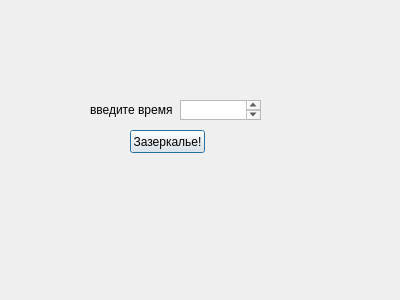
<?xml version="1.0" encoding="UTF-8"?>
<ui version="4.0">
 <class>Dialog</class>
 <widget class="QDialog" name="Dialog">
  <property name="geometry">
   <rect>
    <x>0</x>
    <y>0</y>
    <width>400</width>
    <height>300</height>
   </rect>
  </property>
  <property name="windowTitle">
   <string>Dialog</string>
  </property>
  <widget class="QLabel" name="label">
   <property name="geometry">
    <rect>
     <x>90</x>
     <y>100</y>
     <width>91</width>
     <height>20</height>
    </rect>
   </property>
   <property name="text">
    <string>введите время</string>
   </property>
  </widget>
  <widget class="QLabel" name="label_2">
   <property name="geometry">
    <rect>
     <x>140</x>
     <y>160</y>
     <width>47</width>
     <height>14</height>
    </rect>
   </property>
   <property name="text">
    <string/>
   </property>
  </widget>
  <widget class="QPushButton" name="pushButton">
   <property name="geometry">
    <rect>
     <x>130</x>
     <y>130</y>
     <width>75</width>
     <height>23</height>
    </rect>
   </property>
   <property name="text">
    <string>Зазеркалье!</string>
   </property>
  </widget>
  <widget class="QTextEdit" name="textEdit">
   <property name="geometry">
    <rect>
     <x>180</x>
     <y>100</y>
     <width>81</width>
     <height>20</height>
    </rect>
   </property>
  </widget>
 </widget>
 <resources/>
 <connections/>
</ui>
